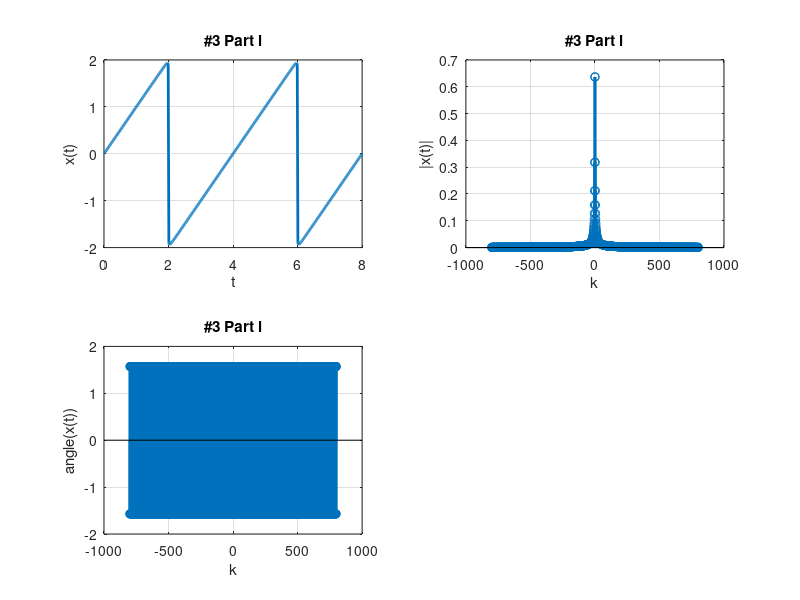

The MATLAB source for this figure:
%Problem 1 part i
%Liberal inspiration on this code from Dr. Wentworth
%Version 2/19/16
%Author Austin Chase Minor

clc;
clear;
T = 2
N = 800
M = 800
dt = 4*T/M
wo = 2*pi/T;

for k = 1:2*N
  kn(k) = -k*(k <= N) + (k-N)*(k > N);
  i = -k*(k <= N) + (k-N)*(k > N);
  c(k) = (2*j/(i*pi))*cos(i*pi);
end

for p = 1:M
  t(p) = p*dt;
  for k = 1:2*N
    m = -k*(k <= N) + (k-N)*(k > N);
    x(k) = c(k) * e^(j*m*pi*t(p)/2);
  end
  xtot(p) = sum(x);
end

figure
subplot(2,2,1)
plot(t, xtot, 'linewidth', 2)
xlabel('t')
ylabel('x(t)')
title('#3 Part l')
grid on

subplot(2,2,2)
stem(kn, abs(c), 'linewidth', 2)
xlabel('k')
ylabel('|x(t)|')
title('#3 Part l')
grid on

subplot(2,2,3)
stem(kn, angle(c), 'linewidth', 2)
xlabel('k')
ylabel('angle(x(t))')
title('#3 Part l')
grid on